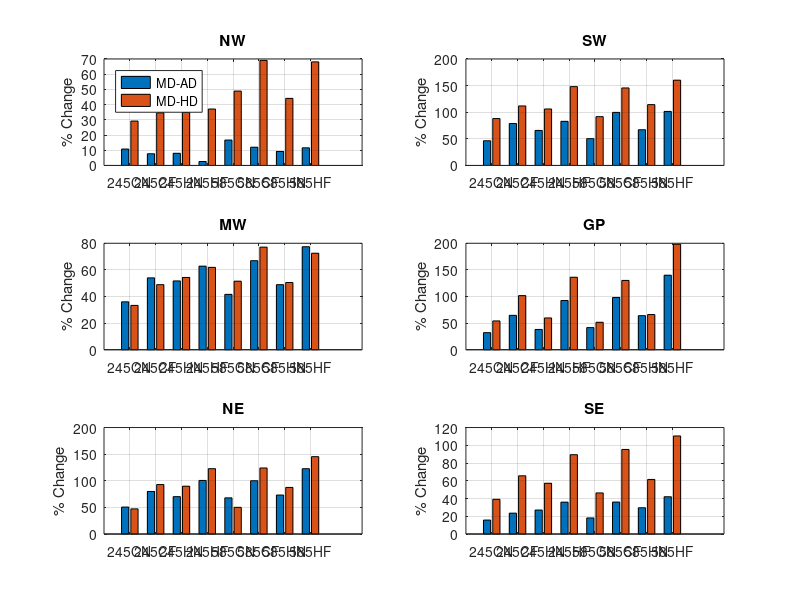

Write the MATLAB code that produced this figure. (Note: this script raises an error after producing the figure.)
%% 
% Define data
regions = {'NW', 'SW', 'MW', 'GP', 'NE', 'SE'};
scenarios = {'245CN','245CF','245HN','245HF','585CN','585CF','585HN','585HF'};

% Percent change data for MD-AD and MD-HD (6 regions × 8 scenarios each)
MD_AD = [ ...
    10.8,  7.7,  8.0,  2.6, 16.7, 12.0,  9.2, 11.6;  % NW
    46.4, 78.8, 65.8, 82.9, 50.4, 99.7, 67.1,101.5;  % SW
    36.0, 54.0, 51.7, 62.8, 41.6, 66.9, 48.9, 77.4;  % MW
    32.1, 64.6, 38.1, 92.5, 41.6, 98.2, 64.0,140.0;  % GP
    50.6, 79.9, 70.2,100.6, 67.9,100.1, 73.2,122.7;  % NE
    15.7, 23.5, 27.0, 35.9, 18.1, 36.0, 29.6, 42.0]; % SE

MD_HD = [ ...
    29.2, 34.6, 35.0, 37.1, 48.9, 69.1, 44.1, 68.1;  % NW
    88.1,111.8,106.1,148.1, 91.7,145.6,114.3,160.2;  % SW
    33.3, 48.9, 54.3, 61.9, 51.5, 77.1, 50.5, 72.5;  % MW
    54.1,101.7, 59.7,136.2, 51.6,130.2, 66.1,198.2;  % GP
    47.2, 92.9, 89.8,122.7, 50.1,124.0, 87.5,145.3;  % NE
    39.1, 65.6, 57.2, 89.4, 46.3, 95.3, 61.5,110.5]; % SE

% Plot
figure;
for i = 1:length(regions)
    subplot(3,2,i)
    bar([MD_AD(i,:); MD_HD(i,:)]', 'grouped')
    title(regions{i})
    ylabel('% Change')
%     ylim([0 220])  % adjust based on data range
    xticks(1:8)
    xticklabels(scenarios)
    xtickangle(45)
    if i==1; legend({'MD-AD','MD-HD'}, 'Location','northwest'); end
    grid on
end

sgtitle('Percent Change in MD-AD and MD-HD Lag Time')







%% output the plot

fig = gcf;
fig.PaperUnits = 'inches';

% fig.PaperPosition = [0 0 17.7 8];
fig.PaperPosition = [0 0 7 8];
print('ScreenSizeFigure', '-dpng', '-r300')





